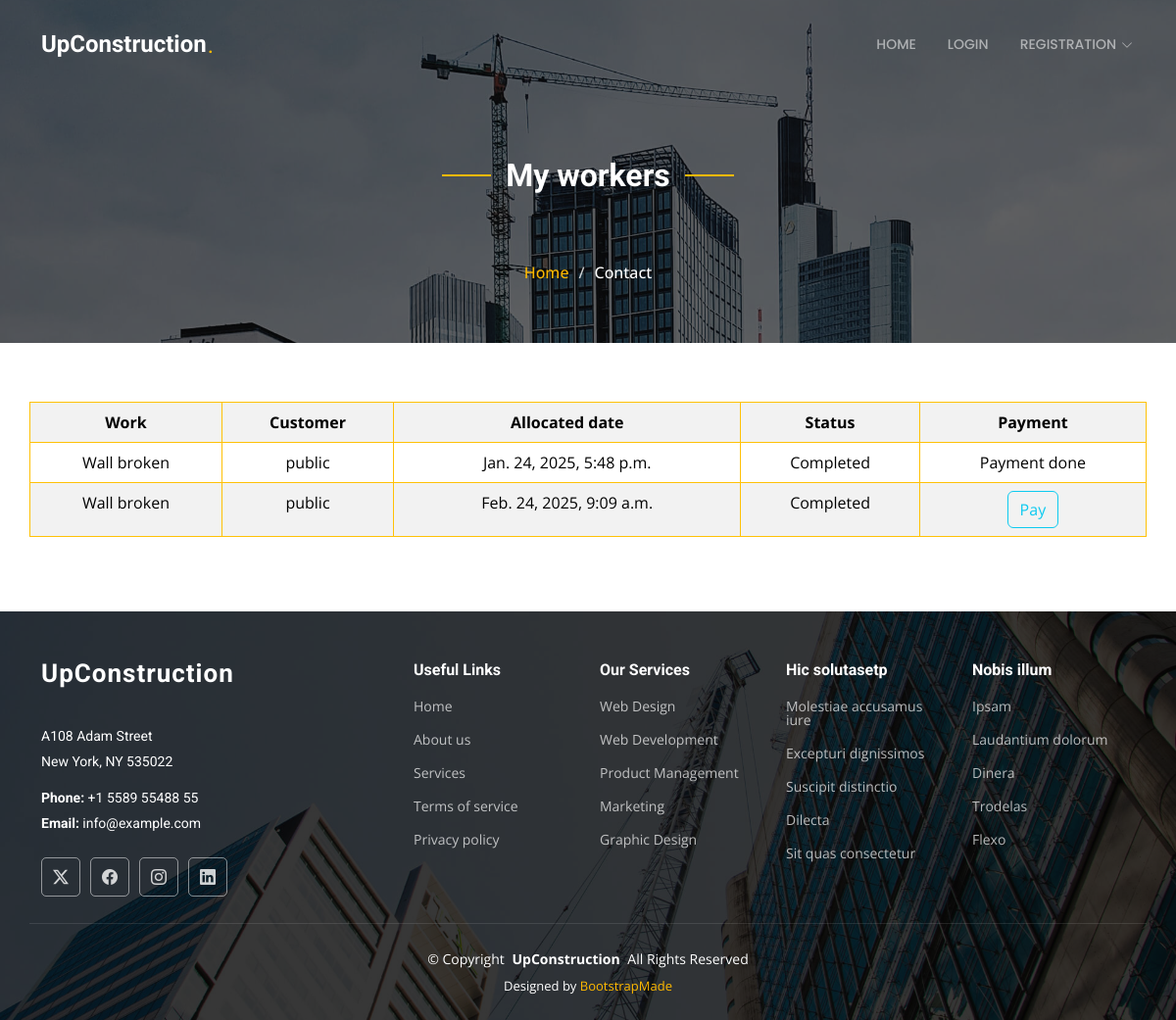
/contractor_vw_worker_works?id=9, run on the app's committed database.
### buidingFaciliSysApp/models.py (models this page shows, shortened)
class Worker_allocation(models.Model):
    worker = models.ForeignKey(Worker, on_delete=models.CASCADE)
    customer_request = models.ForeignKey(Customer_request, on_delete=models.CASCADE)
    allocation_date = models.DateTimeField(auto_now=True)
    allocation_status = models.BooleanField(default=False)
    work_status = models.BooleanField(default=False)
    payment_status = models.BooleanField(default=False)

class Customer_request(models.Model):
    user = models.ForeignKey(Customer, on_delete=models.CASCADE)
    contractor = models.ForeignKey(Contractor, on_delete=models.CASCADE)
    request = models.TextField()
    request_date = models.DateTimeField(auto_now=True)
    request_status = models.BooleanField(default=False)
    amount = models.FloatField(null=True)
    payment_status = models.BooleanField(default=False)

class Customer(models.Model):
    user = models.OneToOneField(CustomUser, on_delete=models.CASCADE, primary_key=True)
    name = models.CharField(max_length=100)
    email = models.EmailField(max_length=100)
    phone = models.CharField(max_length=15)
    address = models.TextField()
    city = models.CharField(max_length=50)
    state = models.CharField(max_length=50)
    zip = models.CharField(max_length=10)
    update_cou = models.IntegerField(default=0)
    last_update = models.DateTimeField(auto_now=True)
    password = models.CharField(max_length=100)

### buidingFaciliSysApp/views.py (the view)
# urls.py: path('contractor_vw_worker_works', views.contractor_vw_worker_works, name='contractor_vw_worker_works'),
def contractor_vw_worker_works(request):
    worker_id = request.GET['id']
    worker = Worker.objects.get(user=worker_id)
    works = Worker_allocation.objects.filter(worker=worker)
    return render(request, 'contractor_vw_worker_works.html', {'works':works})

### templates/contractor_vw_worker_works.html
{% include 'header.html' %}
    <div class="page-title dark-background" style="background-image: url(../static/assets/img/page-title-bg.jpg);">
        <div class="container position-relative">
            <div class="section-title">
                <h2>My workers</h2>
            </div>
          <nav class="breadcrumbs">
            <ol>
              <li><a href="\admin_home">Home</a></li>
              <li class="current">Contact</li>
            </ol>
          </nav>
        </div>
      </div>
    <section id="blog-posts" class="blog-posts section">
        <div class="container">
          <div class="row gy-4">
            <table class="table table-striped table-hover table-bordered border-warning table-responsive text-center">
                <tr>
                    <th>Work</th>
                    <th>Customer</th>
                    <th>Allocated date</th>
                    <th>Status</th>
                    <th>Payment</th>
                </tr>
                {% for work in works %}
                <tr>
                    <td>{{work.customer_request.request}}</td>
                    <td>{{work.customer_request.user.name}}</td>
                    <td>{{work.allocation_date}}</td>
                    {% if work.work_status == 1 %}
                        <td>Completed</td>
                        {% else %}
                        <td>Not completed</td>
                    {% endif %}
                    {% if work.payment_status == 1 %}
                        <td>Payment done</td>
                        {% else %}
                        <td><a href="contractor_pay_worker?rid={{work.id}}" class="btn btn-outline-info">Pay</a></td>
                    {% endif %}
                </tr>
                {% endfor %}
            </table>
          </div>
        </div>
      </section>
{% include 'foot.html' %}

### static/assets/css/main.css (style rules this page uses)
:root { --default-font: "Open Sans", system-ui, -apple-system, "Segoe UI", Roboto, "Helvetica Neue", Arial, "Noto Sans", "Liberation Sans", sans-serif, "Apple Color Emoji", "Segoe UI Emoji", "Segoe UI Symbol", "Noto Color Emoji"; --heading-font: "Roboto", sans-serif; --nav-font: "Poppins", sans-serif; }
:root { --background-color: #ffffff; --default-color: #364d59; --heading-color: #52565e; --accent-color: #feb900; --surface-color: #ffffff; --contrast-color: #ffffff; }
:root { --nav-color: rgba(255, 255, 255, 0.55); --nav-hover-color: #ffffff; --nav-mobile-background-color: #ffffff; --nav-dropdown-background-color: #ffffff; --nav-dropdown-color: #212529; --nav-dropdown-hover-color: #feb900; }
.dark-background { --background-color: #060606; --default-color: #ffffff; --heading-color: #ffffff; --surface-color: #252525; --contrast-color: #ffffff; }
:root { scroll-behavior: smooth; }
body { color: var(--default-color); background-color: var(--background-color); font-family: var(--default-font); }
a { color: var(--accent-color); text-decoration: none; transition: 0.3s; }
h1, h2, h3, h4, h5, h6 { color: var(--heading-color); font-family: var(--heading-font); }
.page-title { color: var(--default-color); background-color: var(--background-color); background-size: cover; background-position: center; background-repeat: no-repeat; padding: 160px 0 60px 0; text-align: center; position: relative; }
.page-title:before { content: ""; background-color: color-mix(in srgb, var(--background-color), transparent 40%); position: absolute; inset: 0; }
.page-title .breadcrumbs ol { display: flex; flex-wrap: wrap; list-style: none; justify-content: center; padding: 0; margin: 0; font-size: 16px; font-weight: 500; }
.page-title .breadcrumbs ol li+li { padding-left: 10px; }
.page-title .breadcrumbs ol li+li::before { content: "/"; display: inline-block; padding-right: 10px; color: color-mix(in srgb, var(--default-color), transparent 20%); }
section, .section { color: var(--default-color); background-color: var(--background-color); padding: 60px 0; scroll-margin-top: 92px; overflow: clip; }
.section-title { text-align: center; padding-bottom: 60px; position: relative; }
.section-title h2 { font-size: 32px; font-weight: 700; position: relative; }
.section-title h2:before, .section-title h2:after { content: ""; width: 50px; height: 2px; background: var(--accent-color); display: inline-block; }
.section-title h2:before { margin: 0 15px 10px 0; }
.section-title h2:after { margin: 0 0 10px 15px; }

### data on the page
Worker_allocation: customer_request.request "Wall broken", customer_request.user.name "public", allocation_date "Jan. 24, 2025, 5:48 p.m.", work_status "Completed", payment_status "Payment done"
Worker_allocation: customer_request.request "Wall broken", customer_request.user.name "public", allocation_date "Feb. 24, 2025, 9:09 a.m.", work_status "Completed"
